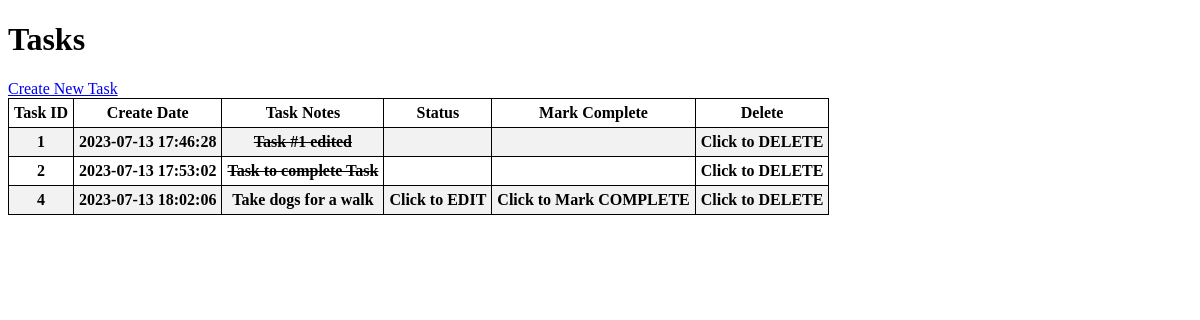
/task/home.php, run on the app's committed database.
### tables this page shows
CREATE TABLE `form_tasks` (
  `ID` bigint(20) NOT NULL,
  `date_submitted` timestamp NOT NULL DEFAULT CURRENT_TIMESTAMP,
  `message` longtext NOT NULL,
  `status` int(1) NOT NULL COMMENT '0=deleted, 1=active, 2=complete'
);

### task/core/classes/functions.php (called while the page is built, shortened)
<?php
class Functions{
	private $db;
	public function __construct($database) {
	    $this->db = $database;
	}
	public function get_all_tasks($task_status) {
		$query = $this->db->prepare("SELECT * FROM `form_tasks` where `status` <> ?");
		$query->bindValue(1, $task_status);
		try{
			$query->execute();
		}catch(PDOException $e){
			die($e->getMessage());
		}
		return $query->fetchAll();
	}
}

### task/home.php (the view, shortened to what this page needs)
<?php
require 'core/connect/database.php';
require 'core/classes/functions.php';
$functions=new Functions($db);
$H1_title = "Tasks";
$task_status = 0;
$tasks = $functions->get_all_tasks($task_status);
?>
<!DOCTYPE html>
<html lang="en-US">
<head>
</head>
		<h1><?php echo $H1_title;?></h1>
			<a href="new-task.php" title="Create New Task">Create New Task</a>
				<table>
					<tbody>
						<tr>
							<th>Task ID</th>
							<th>Create Date</th>
							<th>Task Notes</th>
							<th>Status</th>
							<th>Mark Complete</th>
							<th>Delete</th>
						</tr>
					<?php	foreach($tasks as $task){
							$task_ID = $task['ID'];
							$task_date = $task['date_submitted'];
							$task_notes = $task['message'];
							$task_status = $task['status'];
							if($task_status==2){
							echo "<tr>";
							echo "<td><strong><span style='color:black'>".$task_ID."</span></strong></td>";
							echo "<td><strong><span style='color:black'>".$task_date."</span></strong></td>";
							echo "<td><strong><strike><span style='color:black'>".$task_notes."</span></strike></strong></td>";
							echo "<td></td>";
							echo "<td></td>";
							echo "<td><strong><span style='color:black'><a class='button' href='delete-task.php?task=".$task_ID."'>Click to DELETE</a></span></strong></td>";
							echo "</tr>";
							} else {
							echo "<tr>";
							echo "<td><strong><span style='color:black'>".$task_ID."</span></strong></td>";
							echo "<td><strong><span style='color:black'>".$task_date."</span></strong></td>";
							echo "<td><strong><span style='color:black'>".$task_notes."</span></strong></td>";
							echo "<td><strong><span style='color:black'><a class='button' href='edit-task.php?task=".$task_ID."'>Click to EDIT</a></span></strong></td>";
							echo "<td><strong><span style='color:black'><a class='button' href='complete-task.php?task=".$task_ID."'>Click to Mark COMPLETE</a></span></strong></td>";
							echo "<td><strong><span style='color:black'><a class='button' href='delete-task.php?task=".$task_ID."'>Click to DELETE</a></span></strong></td>";
							echo "</tr>";
							}
							}
					?>
				</tbody>
			</table>
</html>

### task/home.php (style rules this page uses)
table { border-collapse: collapse; }
table, th, td { border: 1px solid black; }
tr:nth-child(even) { background-color: #f2f2f2; }
th, td { padding: 5px; text-align: center; }
a.button { -webkit-appearance: button; -moz-appearance: button; appearance: button; text-decoration: none; color: initial; }

### data on the page
form_tasks: ID "1", date_submitted "2023-07-13 17:46:28", message "Task #1 edited"
form_tasks: ID "2", date_submitted "2023-07-13 17:53:02", message "Task to complete Task"
form_tasks: ID "4", date_submitted "2023-07-13 18:02:06", message "Take dogs for a walk"

### other printed values
$H1_title "Tasks"
